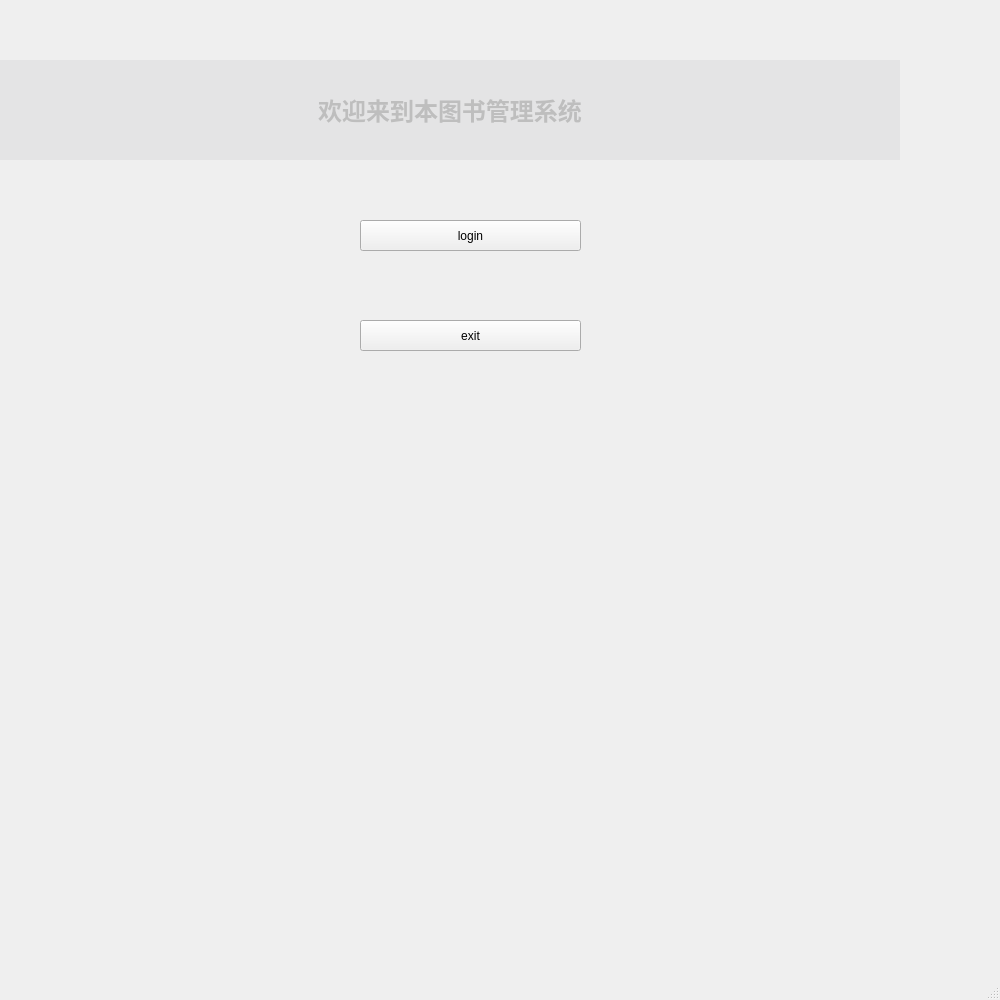
<?xml version="1.0" encoding="UTF-8"?>
<ui version="4.0">
 <class>MainWindow</class>
 <widget class="QMainWindow" name="MainWindow">
  <property name="geometry">
   <rect>
    <x>0</x>
    <y>0</y>
    <width>1000</width>
    <height>1000</height>
   </rect>
  </property>
  <property name="sizePolicy">
   <sizepolicy hsizetype="Fixed" vsizetype="Fixed">
    <horstretch>0</horstretch>
    <verstretch>0</verstretch>
   </sizepolicy>
  </property>
  <property name="minimumSize">
   <size>
    <width>900</width>
    <height>700</height>
   </size>
  </property>
  <property name="windowTitle">
   <string>MainWindow</string>
  </property>
  <property name="styleSheet">
   <string notr="true">background-image: url(:/img/backgroud.png);</string>
  </property>
  <widget class="QWidget" name="centralwidget">
   <widget class="QLabel" name="info">
    <property name="enabled">
     <bool>false</bool>
    </property>
    <property name="geometry">
     <rect>
      <x>0</x>
      <y>60</y>
      <width>900</width>
      <height>100</height>
     </rect>
    </property>
    <property name="sizePolicy">
     <sizepolicy hsizetype="Fixed" vsizetype="Preferred">
      <horstretch>0</horstretch>
      <verstretch>0</verstretch>
     </sizepolicy>
    </property>
    <property name="minimumSize">
     <size>
      <width>900</width>
      <height>0</height>
     </size>
    </property>
    <property name="styleSheet">
     <string notr="true">background-color: rgb(228, 228, 229);</string>
    </property>
    <property name="text">
     <string>&lt;html&gt;&lt;head/&gt;&lt;body&gt;&lt;p align=&quot;center&quot;&gt;&lt;span style=&quot; font-size:18pt; font-weight:600;&quot;&gt;欢迎来到本图书管理系统&lt;/span&gt;&lt;/p&gt;&lt;/body&gt;&lt;/html&gt;</string>
    </property>
   </widget>
   <widget class="QPushButton" name="Login">
    <property name="geometry">
     <rect>
      <x>360</x>
      <y>220</y>
      <width>221</width>
      <height>31</height>
     </rect>
    </property>
    <property name="autoFillBackground">
     <bool>false</bool>
    </property>
    <property name="text">
     <string>login</string>
    </property>
   </widget>
   <widget class="QPushButton" name="Exit">
    <property name="geometry">
     <rect>
      <x>360</x>
      <y>320</y>
      <width>221</width>
      <height>31</height>
     </rect>
    </property>
    <property name="autoFillBackground">
     <bool>false</bool>
    </property>
    <property name="text">
     <string>exit</string>
    </property>
   </widget>
  </widget>
  <widget class="QStatusBar" name="statusbar"/>
 </widget>
 <resources/>
 <connections/>
</ui>
